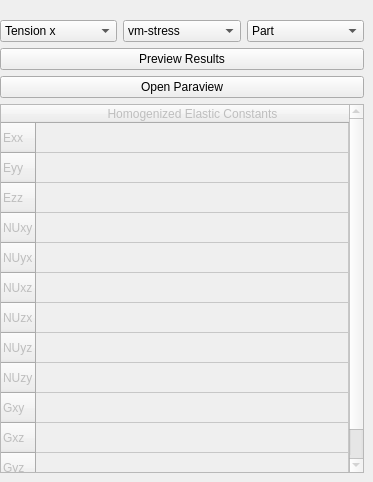
              <widget class="QWidget" name="page_9">
               <widget class="QFrame" name="PreviewResults">
                <property name="geometry">
                 <rect>
                  <x>0</x>
                  <y>20</y>
                  <width>364</width>
                  <height>22</height>
                 </rect>
                </property>
                <property name="frameShape">
                 <enum>QFrame::Shape::NoFrame</enum>
                </property>
                <property name="frameShadow">
                 <enum>QFrame::Shadow::Raised</enum>
                </property>
                <layout class="QHBoxLayout" name="horizontalLayout_19">
                 <property name="leftMargin">
                  <number>0</number>
                 </property>
                 <property name="topMargin">
                  <number>0</number>
                 </property>
                 <property name="rightMargin">
                  <number>0</number>
                 </property>
                 <property name="bottomMargin">
                  <number>0</number>
                 </property>
                 <item>
                  <widget class="QComboBox" name="INBCFile">
                   <item>
                    <property name="text">
                     <string>Tension x</string>
                    </property>
                   </item>
                   <item>
                    <property name="text">
                     <string>Tension y</string>
                    </property>
                   </item>
                   <item>
                    <property name="text">
                     <string>Tension z</string>
                    </property>
                   </item>
                   <item>
                    <property name="text">
                     <string>Shear xy</string>
                    </property>
                   </item>
                   <item>
                    <property name="text">
                     <string>Shear xz</string>
                    </property>
                   </item>
                   <item>
                    <property name="text">
                     <string>Shear yz</string>
                    </property>
                   </item>
                  </widget>
                 </item>
                 <item>
                  <widget class="QComboBox" name="INPreviewResults">
                   <property name="frame">
                    <bool>true</bool>
                   </property>
                   <item>
                    <property name="text">
                     <string>vm-stress</string>
                    </property>
                   </item>
                   <item>
                    <property name="text">
                     <string>vm-strain</string>
                    </property>
                   </item>
                  </widget>
                 </item>
                 <item>
                  <widget class="QComboBox" name="INResultRegion">
                   <item>
                    <property name="text">
                     <string>Part</string>
                    </property>
                   </item>
                   <item>
                    <property name="text">
                     <string>Void</string>
                    </property>
                   </item>
                   <item>
                    <property name="text">
                     <string>Part + Void</string>
                    </property>
                   </item>
                  </widget>
                 </item>
                </layout>
               </widget>
               <widget class="QPushButton" name="BOpenParaview">
                <property name="geometry">
                 <rect>
                  <x>0</x>
                  <y>76</y>
                  <width>364</width>
                  <height>22</height>
                 </rect>
                </property>
                <property name="text">
                 <string>Open Paraview</string>
                </property>
               </widget>
               <widget class="QTableWidget" name="THomogenization">
                <property name="enabled">
                 <bool>false</bool>
                </property>
                <property name="geometry">
                 <rect>
                  <x>0</x>
                  <y>104</y>
                  <width>364</width>
                  <height>369</height>
                 </rect>
                </property>
                <property name="wordWrap">
                 <bool>false</bool>
                </property>
                <attribute name="horizontalHeaderMinimumSectionSize">
                 <number>40</number>
                </attribute>
                <attribute name="horizontalHeaderDefaultSectionSize">
                 <number>250</number>
                </attribute>
                <attribute name="horizontalHeaderStretchLastSection">
                 <bool>true</bool>
                </attribute>
                <attribute name="verticalHeaderDefaultSectionSize">
                 <number>30</number>
                </attribute>
                <row>
                 <property name="text">
                  <string>Exx</string>
                 </property>
                </row>
                <row>
                 <property name="text">
                  <string>Eyy</string>
                 </property>
                </row>
                <row>
                 <property name="text">
                  <string>Ezz</string>
                 </property>
                </row>
                <row>
                 <property name="text">
                  <string>NUxy</string>
                 </property>
                </row>
                <row>
                 <property name="text">
                  <string>NUyx</string>
                 </property>
                </row>
                <row>
                 <property name="text">
                  <string>NUxz</string>
                 </property>
                </row>
                <row>
                 <property name="text">
                  <string>NUzx</string>
                 </property>
                </row>
                <row>
                 <property name="text">
                  <string>NUyz</string>
                 </property>
                </row>
                <row>
                 <property name="text">
                  <string>NUzy</string>
                 </property>
                </row>
                <row>
                 <property name="text">
                  <string>Gxy</string>
                 </property>
                </row>
                <row>
                 <property name="text">
                  <string>Gxz</string>
                 </property>
                </row>
                <row>
                 <property name="text">
                  <string>Gyz</string>
                 </property>
                </row>
                <column>
                 <property name="text">
                  <string>Homogenized Elastic Constants</string>
                 </property>
                </column>
               </widget>
               <widget class="QPushButton" name="BPreviewResults">
                <property name="geometry">
                 <rect>
                  <x>0</x>
                  <y>48</y>
                  <width>364</width>
                  <height>22</height>
                 </rect>
                </property>
                <property name="minimumSize">
                 <size>
                  <width>140</width>
                  <height>0</height>
                 </size>
                </property>
                <property name="maximumSize">
                 <size>
                  <width>16777215</width>
                  <height>16777215</height>
                 </size>
                </property>
                <property name="text">
                 <string>Preview Results</string>
                </property>
               </widget>
              </widget>
